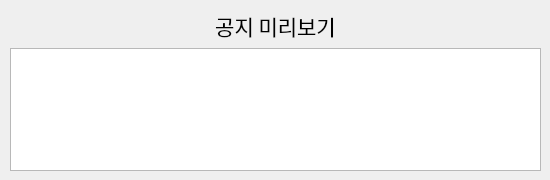
<?xml version="1.0" encoding="UTF-8"?>
<ui version="4.0">
 <class>window</class>
 <widget class="QMainWindow" name="window">
  <property name="geometry">
   <rect>
    <x>0</x>
    <y>0</y>
    <width>550</width>
    <height>180</height>
   </rect>
  </property>
  <property name="minimumSize">
   <size>
    <width>550</width>
    <height>180</height>
   </size>
  </property>
  <property name="maximumSize">
   <size>
    <width>550</width>
    <height>180</height>
   </size>
  </property>
  <property name="windowTitle">
   <string>채용홈페이지 공지 미리보기</string>
  </property>
  <widget class="QWidget" name="centralwidget">
   <widget class="QWidget" name="gridLayoutWidget">
    <property name="geometry">
     <rect>
      <x>10</x>
      <y>10</y>
      <width>531</width>
      <height>161</height>
     </rect>
    </property>
    <layout class="QGridLayout" name="gridLayout">
     <item row="0" column="0">
      <widget class="QLabel" name="label">
       <property name="font">
        <font>
         <family>휴먼편지체</family>
         <pointsize>16</pointsize>
         <weight>50</weight>
         <bold>false</bold>
        </font>
       </property>
       <property name="text">
        <string>공지 미리보기</string>
       </property>
       <property name="alignment">
        <set>Qt::AlignCenter</set>
       </property>
      </widget>
     </item>
     <item row="1" column="0">
      <widget class="QListWidget" name="listWidget">
       <property name="font">
        <font>
         <family>맑은 고딕</family>
         <pointsize>11</pointsize>
        </font>
       </property>
      </widget>
     </item>
    </layout>
   </widget>
  </widget>
 </widget>
 <resources/>
 <connections/>
</ui>
